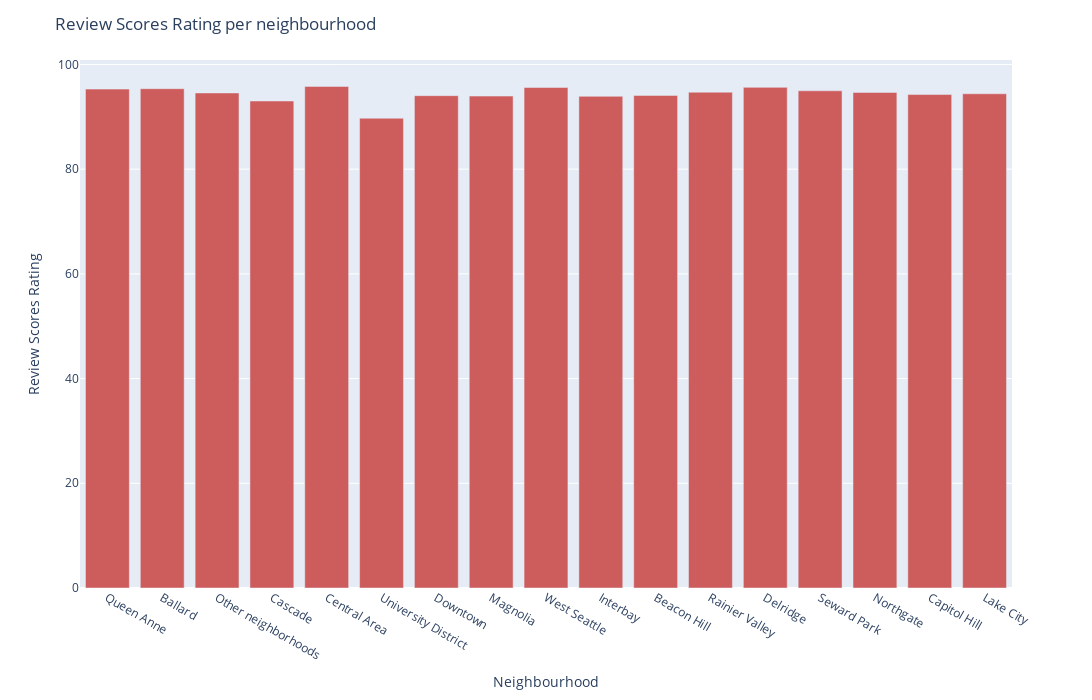

Notebook code for this chart:
### Markdown cell above
##### We can see that the neighbourhood might not have a significant impact on Review Scores Rating, since its all in the same range

### Code cell
fig = px.bar(scores_per_neighbourhood, x='Neighbourhood', y='Review Scores Rating', color_discrete_sequence=['indianred'])
 
       
fig.update_layout(
    title=('Review Scores Rating per neighbourhood'),
    xaxis_title=('Neighbourhood'), 
    yaxis_title='Review Scores Rating',
    hovermode="x unified",width=1800,height=700
)
   
fig.show()
#pio.write_image(fig,"images/Review Scores Rating per neighbourhood.png")

### Figure 1 — Plotly figure (JSON) as saved in the notebook; plotly's stock layout.template omitted (floating-point values rounded to 4 significant figures)
{"data": [{"alignmentgroup": "True", "hovertemplate": "Neighbourhood=%{x}<br>Review Scores Rating=%{y}<extra></extra>", "legendgroup": "", "marker": {"color": "indianred", "pattern": {"shape": ""}}, "name": "", "offsetgroup": "", "orientation": "v", "showlegend": false, "textposition": "auto", "type": "bar", "x": ["Queen Anne", "Ballard", "Other neighborhoods", "Cascade", "Central Area", "University District", "Downtown", "Magnolia", "West Seattle", "Interbay", "Beacon Hill", "Rainier Valley", "Delridge", "Seward Park", "Northgate", "Capitol Hill", "Lake City"], "xaxis": "x", "y": [95.29, 95.37, 94.56, 93.02, 95.81, 89.74, 94.04, 93.96, 95.6, 93.92, 94.09, 94.7, 95.63, 94.97, 94.66, 94.25, 94.4], "yaxis": "y"}], "layout": {"barmode": "relative", "height": 700, "hovermode": "x unified", "legend": {"tracegroupgap": 0}, "margin": {"t": 60}, "title": {"text": "Review Scores Rating per neighbourhood"}, "width": 1800, "xaxis": {"anchor": "y", "domain": [0, 1], "title": {"text": "Neighbourhood"}}, "yaxis": {"anchor": "x", "domain": [0, 1], "title": {"text": "Review Scores Rating"}}}}
